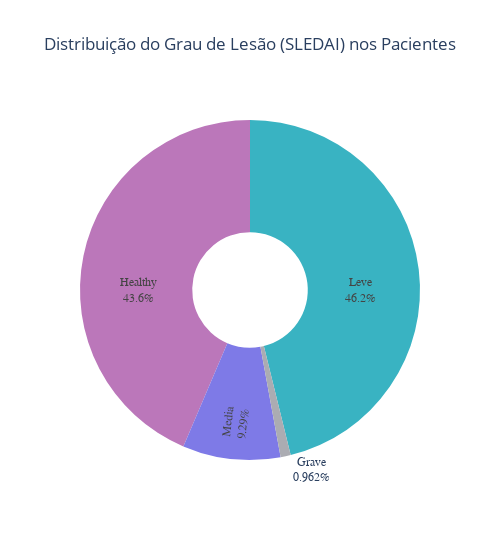
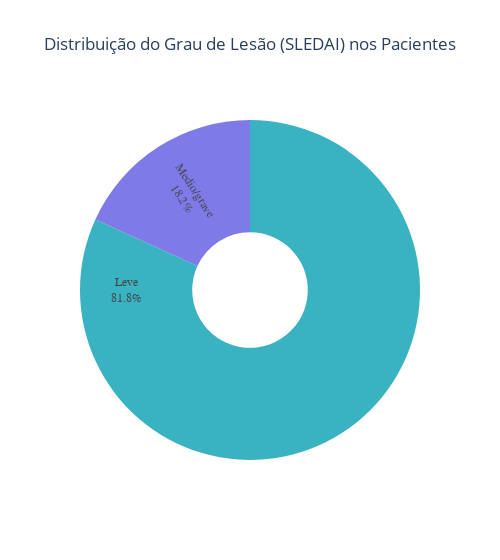

Notebook code for these charts, in order:
### Code cell
def plot_pie_distribution(patient_data, col='class'):
    if col == 'class':
        colors = ["#ABACB2", "#bb77ba", "#39b3c2", "#7e7ae7"]
    else:
        colors = ["#39b3c2", "#7e7ae7"]
        
    fig = go.Figure(data=[go.Pie(
        labels=[label.capitalize() for label in np.sort(patient_data[col].unique())],
        values=patient_data[col].value_counts(normalize=True).sort_index().values,
        hole=0.34,
        marker_colors=colors,
        textinfo='percent+label',
        insidetextorientation='radial',
        textfont=dict(family='Arial Black')
    )])
    
    fig.update_layout(
        title=dict(x=0.5, text='Distribuição do Grau de Lesão (SLEDAI) nos Pacientes'),
        template='plotly_white',
        showlegend=False,
        width=500
    )
    
    fig.show()

fig = plot_pie_distribution(patient_data, col='class')
fig = plot_pie_distribution(patient_data.query("class_group != 'healthy'"), col='class_group')

### Figure 1 — Plotly figure (JSON) as saved in the notebook; plotly's stock layout.template omitted (floating-point values rounded to 4 significant figures)
{"data": [{"hole": 0.34, "insidetextorientation": "radial", "labels": ["Grave", "Healthy", "Leve", "Media"], "marker": {"colors": ["#ABACB2", "#bb77ba", "#39b3c2", "#7e7ae7"]}, "textfont": {"family": "Arial Black"}, "textinfo": "percent+label", "type": "pie", "values": [0.009615, 0.4359, 0.4615, 0.09295]}], "layout": {"showlegend": false, "title": {"text": "Distribuição do Grau de Lesão (SLEDAI) nos Pacientes", "x": 0.5}, "width": 500}}

### Figure 2 — Plotly figure (JSON) as saved in the notebook; plotly's stock layout.template omitted (floating-point values rounded to 4 significant figures)
{"data": [{"hole": 0.34, "insidetextorientation": "radial", "labels": ["Leve", "Medio/grave"], "marker": {"colors": ["#39b3c2", "#7e7ae7"]}, "textfont": {"family": "Arial Black"}, "textinfo": "percent+label", "type": "pie", "values": [0.8182, 0.1818]}], "layout": {"showlegend": false, "title": {"text": "Distribuição do Grau de Lesão (SLEDAI) nos Pacientes", "x": 0.5}, "width": 500}}
